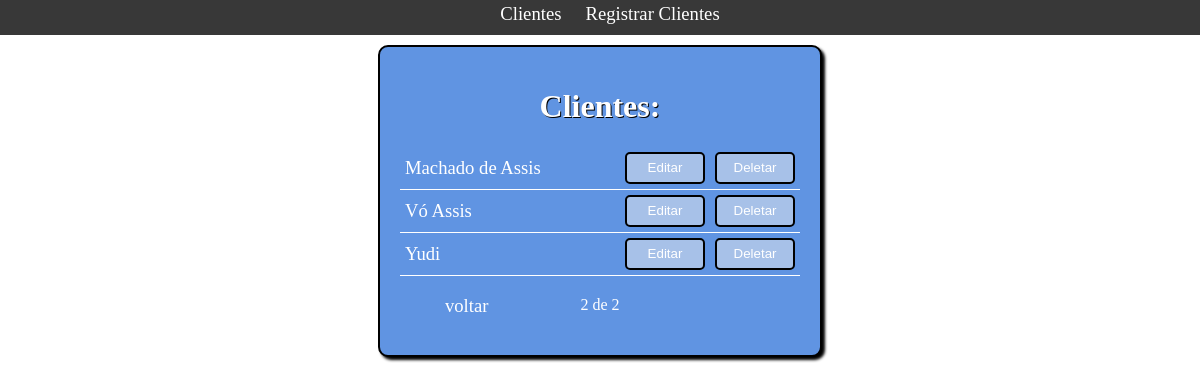
Page /cliente/?page=2 on the committed database.
### main/models.py (models this page shows, shortened)
class Cliente(models.Model):
    STATUS = [
        ('Pago','Pago'),
        ('Devendo','Devendo'),
    ]
    nome = models.CharField(max_length=50)
    celular = models.CharField(max_length=50)
    data = models.DateTimeField(auto_now_add=True)
    estado = models.CharField(
        max_length=7,
        choices=STATUS,
        )

### main/views.py (the view)
# urls.py: path('cliente/', views.Clientes, name='Cliente'),
def Clientes(request):
    clientes_lista = Cliente.objects.all().order_by('nome')
    paginator = Paginator(clientes_lista,5)
    page = request.GET.get('page')
    clientes = paginator.get_page(page)
    return render(request,'main/clientes.html', {'clientes': clientes})

### main/templates/main/clientes.html (shortened to what this page needs)
{% extends 'base.html' %}
{% block content %}
    <h1>Clientes:</h1>
    {% for cliente in clientes %}
    <div class = "tabela-clientes">
        <div><a href="/cliente/{{cliente.id}}">{{ cliente.nome }}</a></div>
        <div><a href="/edit/{{cliente.id}}"><button value="Editar" class="botao">Editar</button></a></div>
        <div><a href="/delete/{{cliente.id}}"><button value="Editar" class="botao">Deletar</button></a></div>
    </div>
    {% endfor %}
    <div class="pagination">
        <span class="step-links">
            {% if clientes.has_previous %}
                <a href="?page={{ clientes.previous_page_number }}"><p>voltar</p></a>
            {% else %}
                <p></p>
            {% endif%}
            <span class="current-page">
                {{ clientes.number }} de {{ clientes.paginator.num_pages }}
            </span>
        </span>
    </div>
{% endblock %}

### main/static/css/style.css (style rules this page uses)
body { display: flex; justify-content: center; flex-direction: column; padding: 0; margin: 0; }
.tabela-clientes { display: grid; grid-template-columns: 6fr 1fr 1fr; border-bottom: 1px solid white; }
.tabela-clientes div { margin: 5px; align-self: center; }
.step-links { text-align: center; display: grid; grid-template-columns: 1fr 1fr 1fr; }
.current-page { margin-top: 20px; }
.botao { color: white; background-color: #A7C1E8; border: 2px solid black; border-radius: 5px; width: 5rem; height: 2rem; margin: auto; text-align: center; }
a { color: white; text-decoration: none; font-size: 14pt; }
span { color: white; text-decoration: none; }
h1 { color: white; text-shadow: 1px 1px black; align-self: center; }

### rows in the picture
Cliente: nome "Machado de Assis"
Cliente: nome "Vó Assis"
Cliente: nome "Yudi"

### other values in the picture
{{ clientes.number }} "2"
{{ clientes.paginator.num_pages }} "2"
